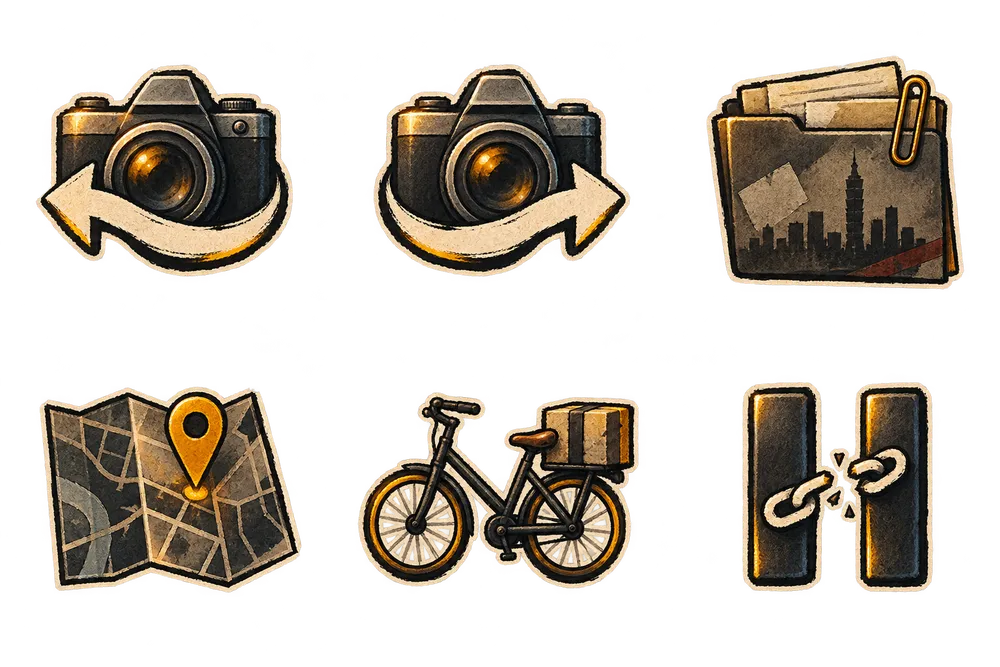
#> input picture assets/art/r5/toolbar-original.webp, 1000 x 667 px, shrunk from 1536 x 1024 before the run
$ python r1_visual_metrics.py ../assets/art/r5/toolbar-original.webp
#> lines starting #> are read from the running program, lines starting #| are printed output that depends on the picture
#> in main, img is the input picture: PIL image 1000x667 RGBA; mean R, G, B, A 53.4, 43.9, 33.7, 92.7
"""Measure screenshot tone metrics for optimization evidence (R1).

Reports whole-frame luminance/saturation and an optional character crop gate:
brightness 0.30-0.75, near-black < 35 %, saturation >= 0.32 (character colour
pixels only, i.e. excluding very dark pixels), low-saturation < 20 %.
Usage: python tools/r1_visual_metrics.py image.png [x0 y0 x1 y1]
"""
import colorsys
import json
import sys

from PIL import Image


def stats(img):
    rgb = img.convert("RGB")
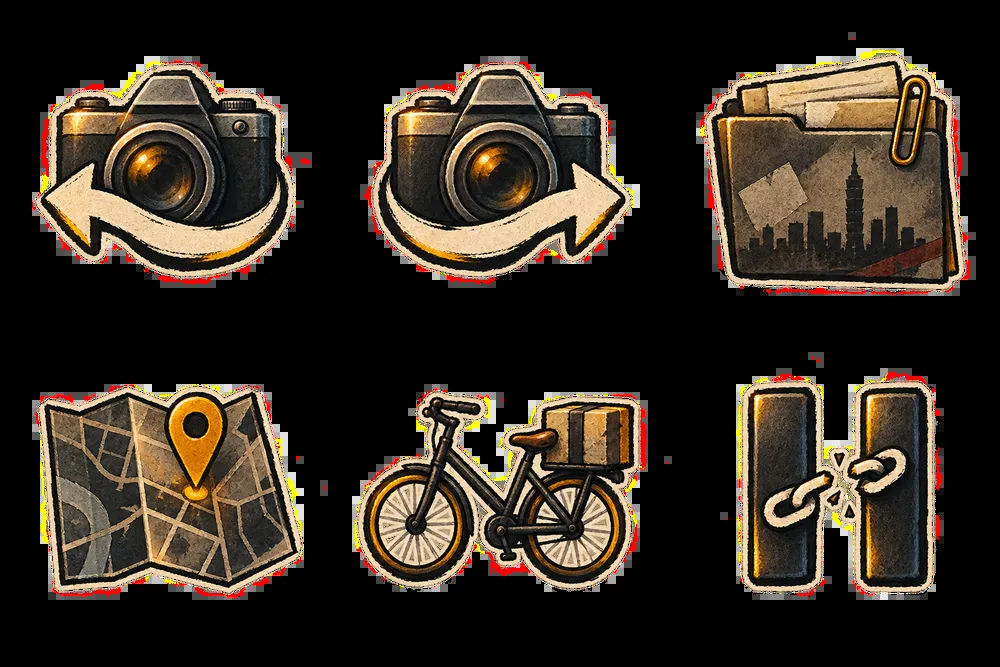
#> rgb: PIL image 1000x667 RGB; mean R, G, B 53.4, 43.9, 33.7
    px = list(rgb.get_flattened_data() if hasattr(rgb, "get_flattened_data") else rgb.getdata())
#> px = 667000 items
    n = len(px)
#> n = 667000
    lum = sat = 0.0
    near_black = low_sat = 0
    for r, g, b in px:
        r, g, b = r / 255, g / 255, b / 255
        y = 0.2126 * r + 0.7152 * g + 0.0722 * b
        _, l, s = colorsys.rgb_to_hls(r, g, b)
        hsv_s = colorsys.rgb_to_hsv(r, g, b)[1]
        lum += y
        sat += hsv_s
        near_black += y < 0.12
        low_sat += hsv_s < 0.2
#> after the loop, low_sat = 431483; lum = 118248.8; near_black = 436746; sat = 124697.7
    return {"pixels": n, "mean_luminance": round(lum / n, 3), "mean_saturation": round(sat / n, 3),
            "near_black_ratio": round(near_black / n, 3), "low_saturation_ratio": round(low_sat / n, 3)}


def main():
    img = Image.open(sys.argv[1])
    out = {"image": sys.argv[1].replace("\\", "/"), "frame": stats(img)}
    if len(sys.argv) == 6:
        box = tuple(int(v) for v in sys.argv[2:6])
        out["crop_box"] = box
        out["crop"] = stats(img.crop(box))
    print(json.dumps(out, ensure_ascii=False))
#| {"image": "../assets/art/r5/toolbar-original.webp", "frame": {"pixels": 667000, "mean_luminance": 0.177, "mean_saturation": 0.187, "near_black_ratio": 0.655, "low_saturation_ratio": 0.647}}


if __name__ == "__main__":
    main()
